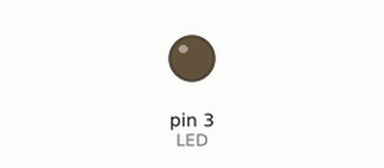
Simulated run of this sketch. Board: Arduino Uno, built with avr-gcc and run on an emulated ATmega328P. Shown: output pins drawn as LEDs (lit = HIGH).

Above: at 0.05 s.
At 0.9 s:
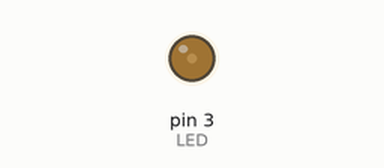
At 1.75 s:
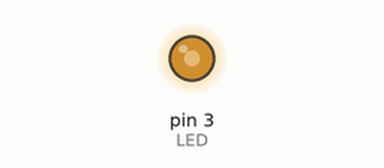
At 3.5 s:
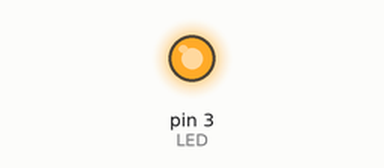
Timing chart, 0 to 8.1 s (numbered marks = the images above):
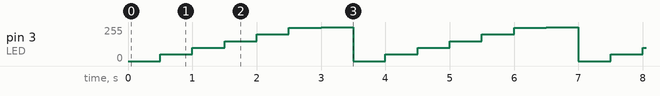

The sketch:

sketch_aug31a.ino
```cpp
int LED = 3;

void setup() {
  // put your setup code here, to run once:
  pinMode(LED, OUTPUT);
}

void loop() {
  // put your main code here, to run repeatedly:
  analogWrite(LED, 0);//Turns off the LED
  delay(500);
  analogWrite(LED, 50);
  delay(500);
  analogWrite(LED, 100);
  delay(500);
  analogWrite(LED, 150);
  delay(500);
  analogWrite(LED, 200);
  delay(500);
  analogWrite(LED, 250);
  delay(500);
  analogWrite(LED, 255);//Makes the LED fully bright
  delay(500);
}
```

Measured:
- by itself, pin 3 (LED): repeats every 3.5 s: 100/255 0.50 s, 150/255 0.50 s, 200/255 0.50 s, 250/255 0.50 s, 255/255 0.50 s, 0/255 0.50 s, 50/255 0.50 s
